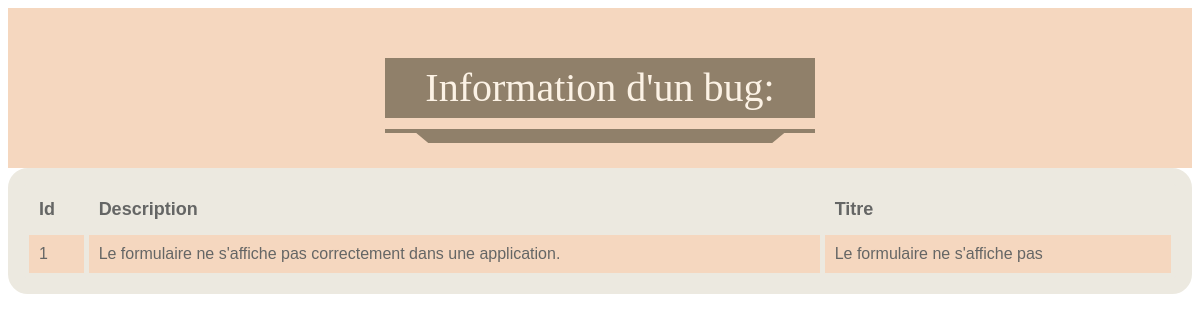
/show.php?id=1, run on the app's committed database.
### tables this page shows
CREATE TABLE `bug` (
  `id` int(100) NOT NULL,
  `description` text NOT NULL,
  `titre` text NOT NULL,
  `statut` tinyint(1) NOT NULL DEFAULT 0,
  `date` timestamp NOT NULL DEFAULT current_timestamp()
);

### bugManager.php (called while the page is built, shortened)
<?php
include 'bug.php';
class BugManager {
    function find($id) {
        include "BDD.php";
        $dbh = new PDO('mysql:host=' . $DB_HOST . ';dbname=' . $DB_NAME . ';charset=utf8', $DB_LOGIN, $DB_PASSWROD);
        $sth = $dbh->query('SELECT * FROM `bug` WHERE id = ' . $id, PDO::FETCH_ASSOC);
        $datas = $sth->fetch();
        extract($datas);
        $bug = new Bug($id, $description, $titre, $statut);
        return $bug;
    }
}

### bug.php (called while the page is built, shortened)
<?php
class Bug {
    public $id;
    public $description;
    public $titre;
    function getId() {
        return $this->id;
    }
    function getDescription() {
        return $this->description;
    }
    function getTitre() {
        return $this->titre;
    }
    function __construct($id = null, $description = null, $titre = null, $statut = null) {
        $this->id = $id;
        $this->description = $description;
        $this->titre = $titre;
    }
}

### show.php (the view, shortened to what this page needs)
<?php
include_once "bugManager.php";
$id = $_GET['id'];
$bugManager = new BugManager();
$bug = $bugManager->find($id);
?>
<!DOCTYPE html>
<html>
<head>
    <link rel="stylesheet" type="text/css" href="style.css">
</head>
<body>
    <div class="three"><h1>Information d'un bug:</h1></div>
    <table>
        <tr>
            <th>
                Id
            </th>
            <th>
                Description
            </th>
            <th>
                Titre
            </th>
        </tr>
        <tr>
                <td>
            <?php echo $bug->getId();?>
                </td>
                <td>
            <?php echo $bug->getDescription();?>
                </td>
                <td>
            <?php echo $bug->getTitre();?>
                </td>
    </tr>
        </table>
</body>
</html>

### style.css (style rules this page uses)
table { font-family: "Lucida Sans Unicode", "Lucida Grande", Sans-Serif; text-align: left; border-collapse: separate; border-spacing: 5px; background: #ECE9E0; color: #656665; border: 16px solid #ECE9E0; border-radius: 20px; width: 100%; }
th { font-size: 18px; padding: 10px; }
td { background: #F5D7BF; padding: 10px; }
.three { background: #F5D7BF; padding: 50px 20px; text-align: center; }
.three h1 { font-family: 'Merriweather', serif; position: relative; color: #FCF2E5; background: #90806A; font-size: 2.5em; font-weight: normal; padding: 10px 40px; display: inline-block; margin: 0; line-height: 1; }
.three h1:before { content: ""; position: absolute; width: 100%; height: 4px; left: 0; bottom: -15px; background: #90806A; }
.three h1:after { content: ""; position: absolute; height: 0; width: 80%; border-top: 10px solid #90806A; border-left: 12px solid transparent; border-right: 12px solid transparent; left: 50%; transform: translateX(-50%); bottom: -25px; }

### data on the page
bug: id "1", description "Le formulaire ne s'affiche pas correctement dans une application.", titre "Le formulaire ne s'affiche pas"
